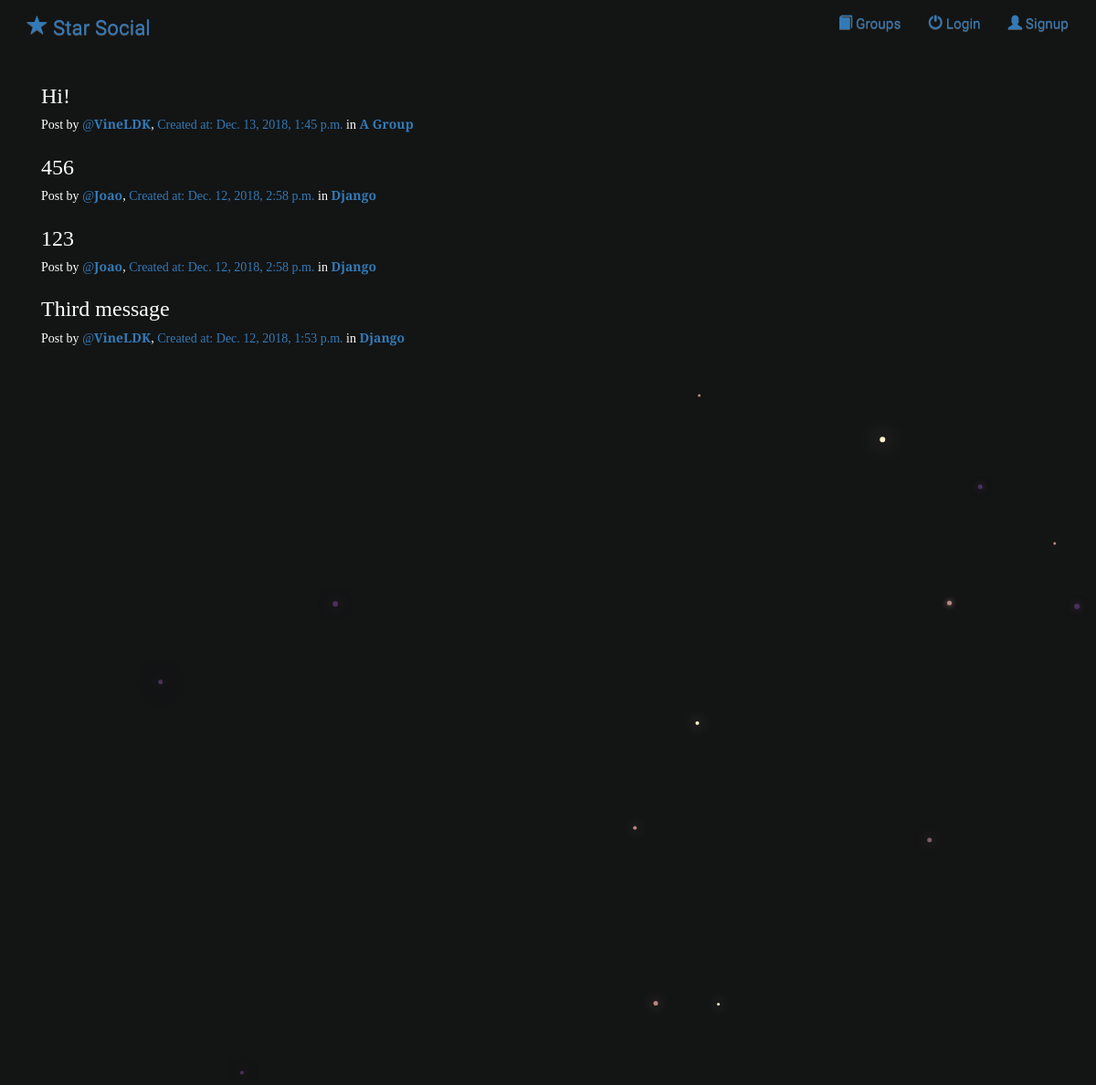
/posts/, run on the app's committed database.
### posts/models.py (models this page shows, shortened)
class Post(models.Model):
    user = models.ForeignKey(User, related_name="posts")
    created_at = models.DateTimeField(auto_now=True)
    message = models.TextField()
    message_html = models.TextField(editable=False)
    group = models.ForeignKey(Group, related_name="posts",null=True, blank=True)
    class Meta:
        ordering = ["-created_at"]
        unique_together = ["user", "message"]

### groups/models.py (models this page shows, shortened)
class Group(models.Model):
  name = models.CharField(max_length=255, unique= True)
  slug = models.SlugField(allow_unicode= True, unique = True)
  description = models.TextField(blank = True, default ='')
  description_html = models.TextField(editable= False, default = '', blank= True)
  member = models.ManyToManyField(User, through='GroupMember')
  class Meta:
    ordering = ['name']

### posts/views.py (the view)
class PostList(SelectRelatedMixin, generic.ListView):
    model = models.Post
    select_related = ("user", "group")

### posts/templates/posts/post_list.html (shortened to what this page needs)
{% extends "posts/post_base.html" %}
{% block post_content %}
<div class="col-md-8">
  {% for post in post_list  %}
    {% include "posts/_post.html" %}
  {% endfor %}
</div>
{% endblock %}

### posts/templates/posts/_post.html (shortened to what this page needs)
<div class="post-media">
  <h3>{{post.message_html|safe}}</h3>
  <div class="media-body">
    <h5 class="media-heading">
    <span class="username">
      Post by<a href="{% url 'posts:for_user' username=post.user.username %}"> @<strong>{{ post.user.username }}</strong></a>,
    </span>
    <time class="time">
      <a href="{% url 'posts:single' username=post.user.username pk=post.pk %}"> Created at: {{ post.created_at }}</a>
    </time>
    {% if post.group %}
    <span class="group-name">in <a href="{% url 'groups:single' slug=post.group.slug %}"><strong>{{ post.group.name }}</strong></a></span>
    {% endif %}
    </h5>
  </div>
</div>

### static/simplesocial/css/master.css (style rules this page uses)
body { margin: 0; overflow: hidden; background-color: #131414; color:white; font-family: 'Open Sans Condensed', sans-serif; }
.post-media { font-family: 'PT Serif', serif; }

### data on the page
Post: message_html "Hi!", user.username "VineLDK", created_at "Dec. 13, 2018, 1:45 p.m.", group.name "A Group"
Post: message_html "456", user.username "Joao", created_at "Dec. 12, 2018, 2:58 p.m.", group.name "Django"
Post: message_html "123", user.username "Joao", created_at "Dec. 12, 2018, 2:58 p.m.", group.name "Django"
Post: message_html "Third message", user.username "VineLDK", created_at "Dec. 12, 2018, 1:53 p.m.", group.name "Django"
